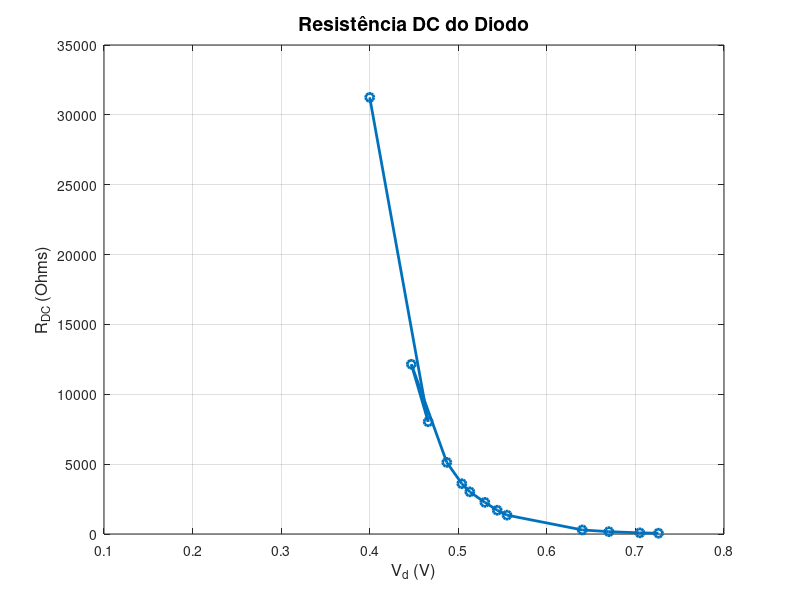

This chart was generated by the following MATLAB code:
% Dados de tensão (V)
vd = [
    0.132
    0.233
    0.283
    0.4
    0.466
    0.447
    0.487
    0.504
    0.513
    0.53
    0.544
    0.555
    0.64
    0.67
    0.705
    0.726
];

% Dados de corrente (A)
it = [
    0
    0
    0
    1.28e-5
    5.80e-5
    3.68e-5
    9.50e-5
    1.40e-4
    1.70e-4
    2.34e-4
    3.20e-4
    4.11e-4
    2.20e-3
    4.00e-3
    8.64e-3
    0.013
];

% Evitar divisão por zero: substituir zeros por NaN (opcional)
it_no_zero = it;
it_no_zero(it_no_zero == 0) = NaN;

% Resistência DC (Ohms)
r_dc = vd ./ it_no_zero;

% Plotando resistência DC
figure;
plot(vd, r_dc, '-o', 'LineWidth', 2, 'MarkerSize', 6);
xlabel('V_d (V)', 'FontSize', 12);
ylabel('R_{DC} (Ohms)', 'FontSize', 12);
title('Resistência DC do Diodo', 'FontSize', 14);
grid on;
